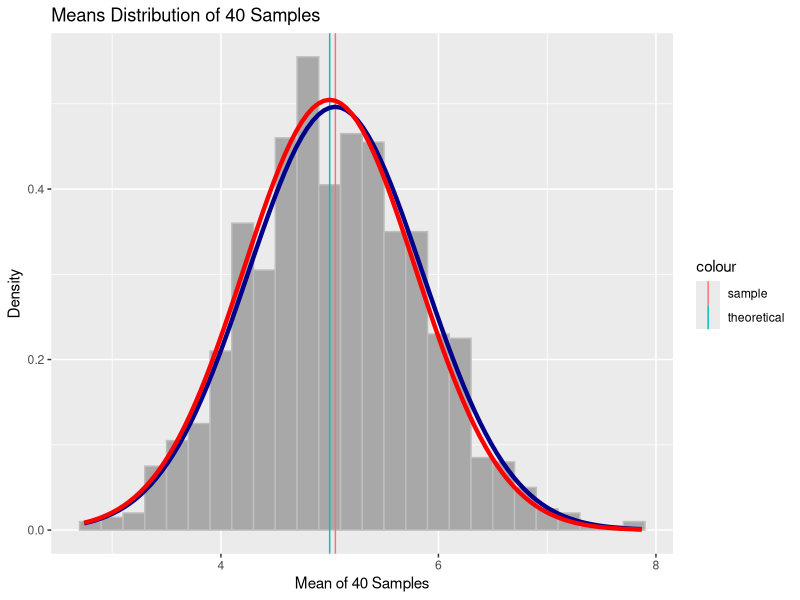

Source code (R):
## ---- chunk 1
knitr::opts_chunk$set(echo = TRUE)
## ---- chunk 2
set.seed(20201008)
lambda <- 0.2
nExp <- 40
nSamples <- 1000
## ---- chunk 3
simulated_sample <- replicate(nSamples, rexp(nExp, lambda))
simMean <- apply(simulated_sample, 2, mean)
## ---- chunk 4
#Calculate Sample Mean
sample_mean <- mean(simMean)

#Calculate Theoretical Mean
theo_mean <- 1 / lambda
## ---- chunk 5
diff_mean <- abs(sample_mean-theo_mean)
diff_mean
## ---- chunk 6
#Calculate Sample Variance & Standard deviation
sample_var <- var(simMean)
sample_sd <- sd(simMean)
#Calculate Theoretical Variance & Standard deviation
theo_var  <- (1 / lambda)^2 / (nExp) 
theo_sd  <- 1/(lambda * sqrt(nExp))
## ---- chunk 7
library(ggplot2) 
histdata <- data.frame(simMean)
m <- ggplot(histdata, aes(x =simMean))
m <- m + geom_histogram(aes(y=..density..), binwidth = 0.2, colour="grey",
                        fill = "grey66")
m <- m + labs(title = "Means Distribution of 40 Samples", x = "Mean of 40 Samples", y = "Density")
m <- m + geom_vline(aes(xintercept = sample_mean, colour = "sample"))
m <- m + geom_vline(aes(xintercept = theo_mean, colour = "theoretical"))
m <- m + stat_function(fun = dnorm, args = list(mean = sample_mean, sd = sample_sd), color = "dark blue", size = 1.5)
m <- m + stat_function(fun = dnorm, args = list(mean = theo_mean, sd = theo_sd), colour = "red", size = 1.5)
m





